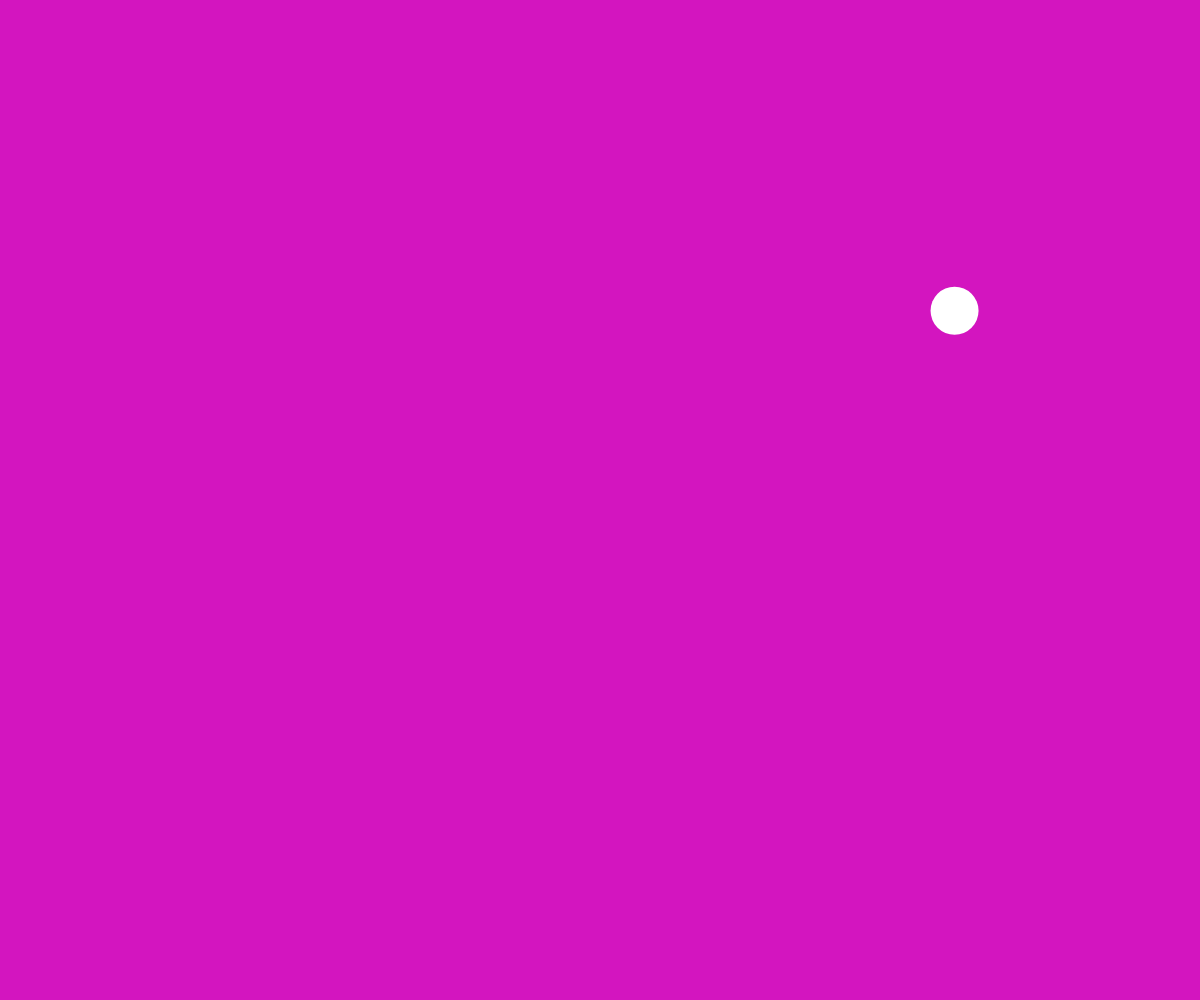
Frame 1 (no input)
Frame 60 (no input): blank canvas, image omitted
Frame 120 (the mouse pressed at the canvas centre since frame 60): blank canvas, image omitted

The p5.js sketch that drew this single still picture (run headless with seeded random() and noise() and a simulated clock; from frame 60 on, the mouse is pressed at the canvas centre):

// p5.js sketch
// ── sketch.js
let posX, posY
let diametro
let radio
let velX, velY;
let bh;


function setup() {
  createCanvas(windowWidth, windowHeight);
  bh= color(random(100, 255), random(100), random(255))
  
  radio = ceil(random(10, 50));
  diametro = radio*2;
  posX = random(radio, width - radio);
  posY = random(radio, height - radio);


  //velX = random(-10, 10);
  //velY = random(-10, 10);
  velX = 5
  velY = 4
}

function draw() {
    background(bh);
    fill(255);
    noStroke();
  

  posX += velX;
  posY += velY;

  if(posX > width - radio || posX < radio){
    velX *= -1;
    bh = color(random(100, 255), random(100), random(255))

  }
   
  if(posY > height - radio || posY < radio){
    velY *= -1;
    bh = color(random(100, 255), random(100), random(255))

  }
  
  circle(posX, posY, diametro)
}
